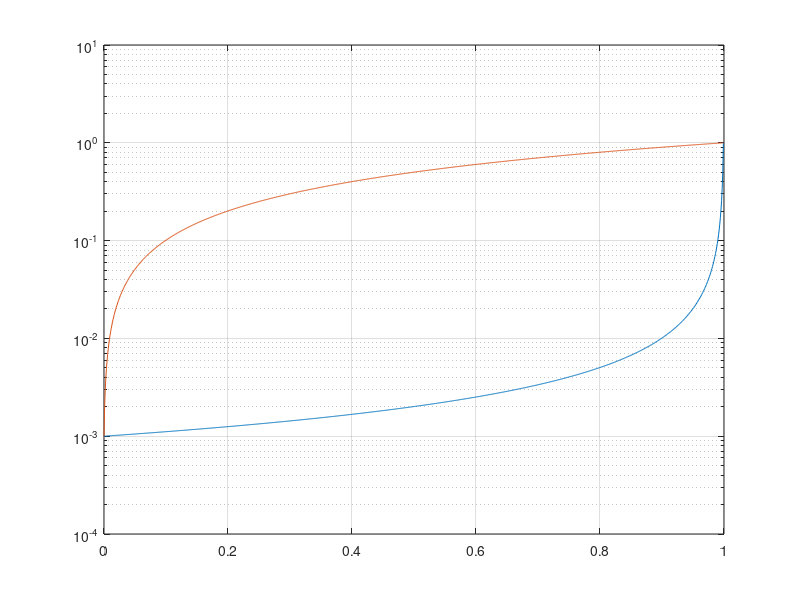

Source code (MATLAB):
clc
close all
clearvars

fs = 48e3;
N = 1024;
Nbits = 16;

tau_limits = [1e-3, 1];
alpha_limits = exp(-1./(fs * tau_limits))
b = min(alpha_limits);
a = N/(N-1)*(alpha_limits(2) - alpha_limits(1));

% pot = linspace(0,1,N);
pot = (0:N-1)/N;

x = -1./(fs*(tau_limits(2)*pot + tau_limits(1)));

alpha1 = a*pot + b;
alpha2 = exp(x);


tau1 = -1./(fs*log(alpha1));
tau2 = -1./(fs*log(alpha2));


figure
semilogy(pot,tau1,pot,tau2)
% plot(pot,tau1,pot,tau2)
% axis([pot(1),pot(end),1e-3,1])
grid on

